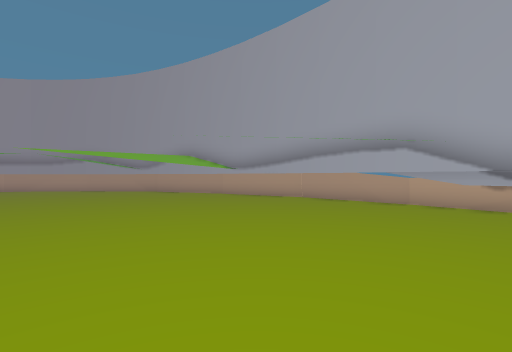
[1] (above)

17 first-person views from a walk through a scene from a Unity 3-D project. The camera is 1.2 m above the floor, looks level and sees 85° across. The floor is counted in squares, 2 m on a side. Each view is taken from the middle of a square. On the plan, view 1 faces up. The plan holds only what a view shows up to about 9 squares ahead; the rest is blank. The place goes on beyond the plan. Some animated figures are not drawn.

[2]
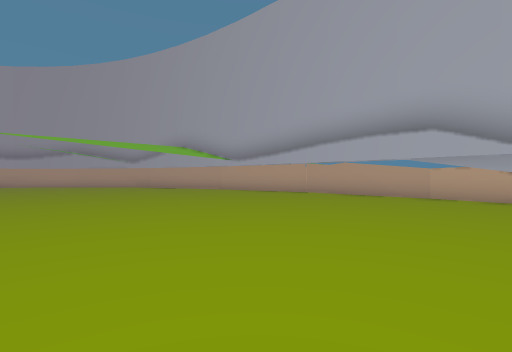

[3]
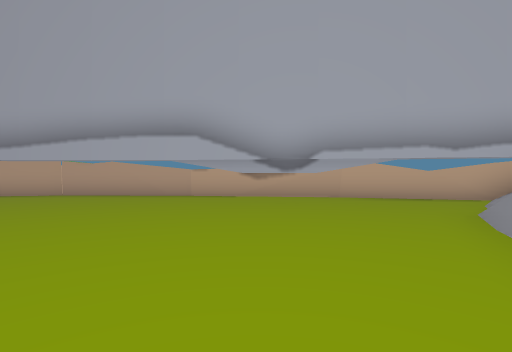

[4]
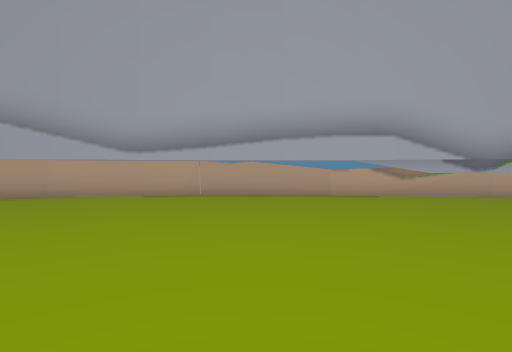

[5]
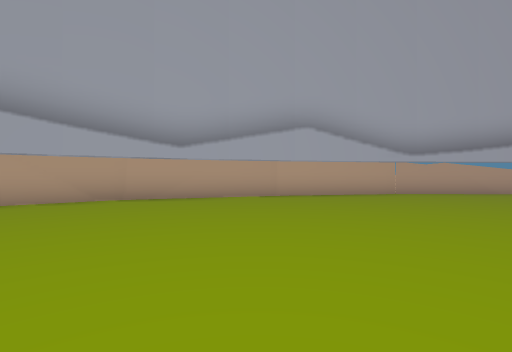

[6]
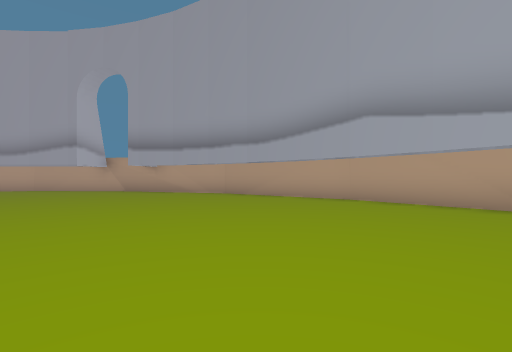

[7]
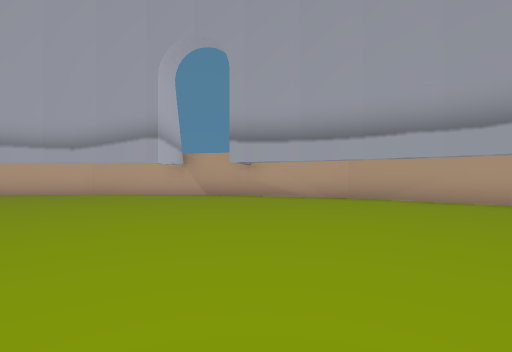

[8]
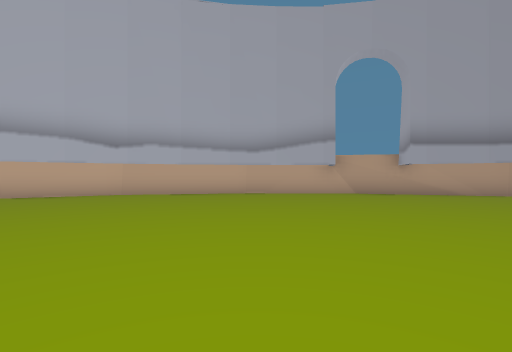

[9]
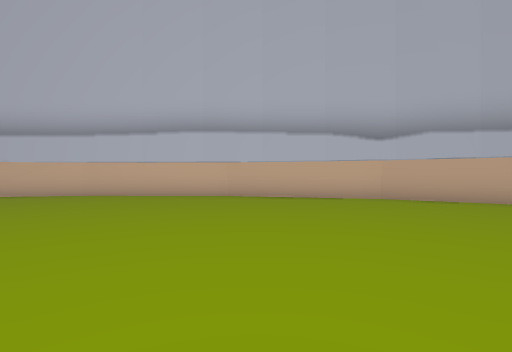

[10]
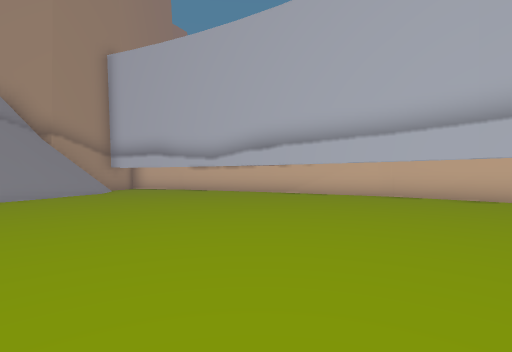

[11]
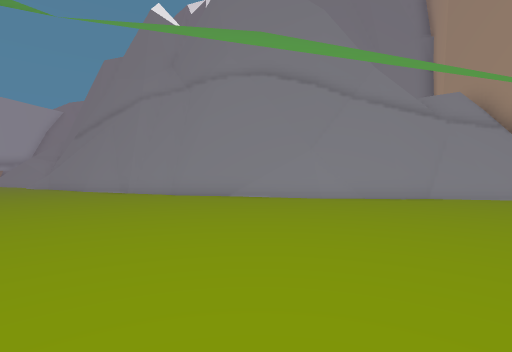

[12]
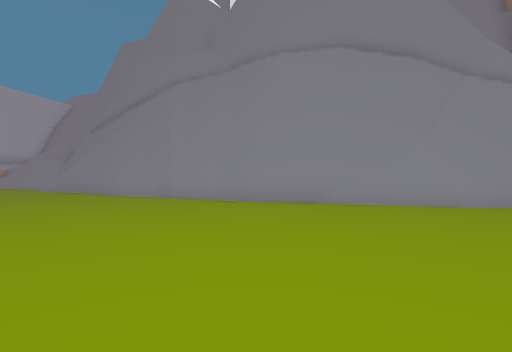

[13]
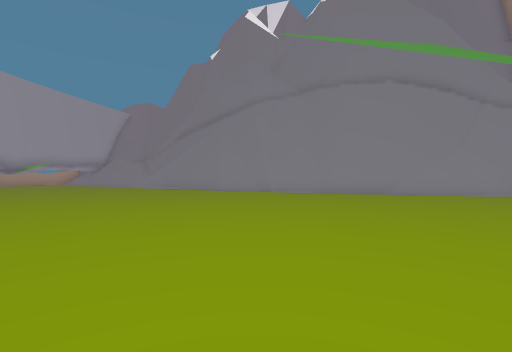

[14]
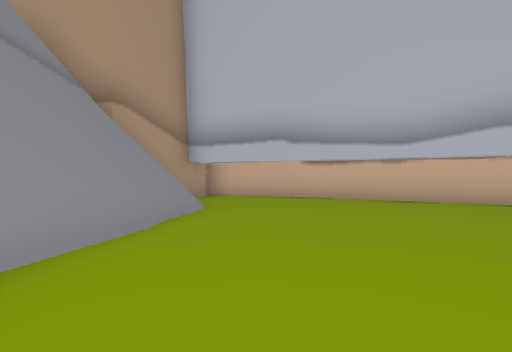

[15]
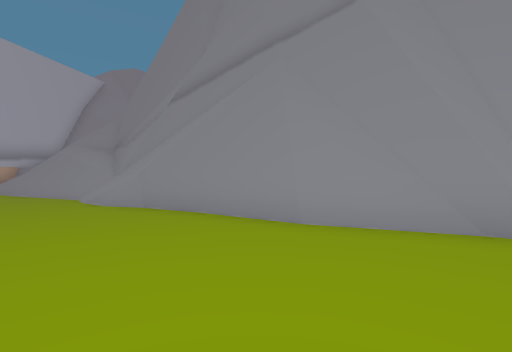

[16]
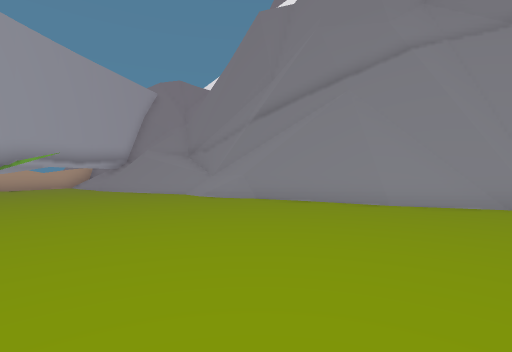

[17]
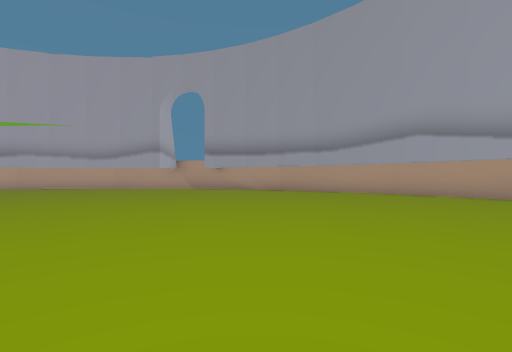

### Floor plan
Points are (right, up) in squares from view 1. A wall is a line through its corners. A room is listed if a view was taken in it or the views show most of it. See-through windows are left out.
Room 1 (views 1, 2, 3, 4, 5, 6, 7, 8, 9, 10, 11, 12, 13, 14, 15, 16, 17)
walls: (-7.6, -1.9) (-6.3, -1.6); (-7.5, -2.1) (-5.7, -1.7); (-9.2, -2.7) (-8.4, -2.7); (-7.1, -2.1) (-6.7, -1.9); (-6.5, -1.8) (-4.6, -1); (-8.7, -2.7) (-7.4, -2.2); (-6.1, -1.8) (-4.4, -1.1); (-4.9, -1) (-3, -0.7); (-4.7, -1.2) (-1.2, -0.5); (-4.5, -1.5) (-1.1, -0.7); (-11.3, -4) (-9, -2.5); (-11.6, -4.4) (-9, -2.8); (-12.7, -4.8) (-11.3, -4.1); (-1.5, -0.6) (0.2, -0.8); (-13, -5.2) (-12.6, -4.8); (-13.2, -5.2) (-12.7, -4.7); (-1.5, -0.9) (-0.3, -1); (-13.6, -5.2) (-13, -4.6) (-10.9, -3.8); (-0.8, -1.2) (0.5, -0.9) (2.5, -1.1); (-13.4, 15.1) (-17.9, 12.8); (-17.5, 13) (-20.1, 10.7); (-9.2, 15.7) (-13.7, 15.1); (-15.1, -6.8) (-14.8, -6.4); (-6.4, 15.4) (-9.3, 15.7); (-20.1, 10.6) (-22.3, 7.3) (-23.4, 3.1); (0.9, -1.2) (2.3, -1.3); (-5.3, 15.2) (-7.2, 15.5); (-15.1, -7.1) (-14.3, -6) (-12.8, -5.2); (-1.5, 13.5) (-5.5, 15.3); (-16.2, -7.4) (-15, -6.7); (-16.1, -7.6) (-15.1, -7); (-23.4, 3.2) (-23.5, -1); (1.9, 11.2) (-1.6, 13.5); (-16.6, -8.4) (-15.8, -7.7); (-16.8, -8.3) (-16, -7.5); (-23.5, -0.8) (-23, -3.4); (-17.3, -8.4) (-16.7, -8); (-16.6, -9.4) (-15.6, -8.4); (4.6, 8.3) (1.8, 11.3); (-22.8, -4.3) (-22.1, -7.8); (-22.5, -5.2) (-21.4, -9); (6, 3.5) (3.6, 6.6); (7.2, 4.8) (4.6, 8.5); (-21.5, -8.9) (-20.2, -11.4) (-19.4, -10.6) (-16.8, -9.6); (9.1, 1.3) (7.1, 4.9)
low walls: (-7.7, -2) (-7.1, -1.8); (-8.6, -2.4) (-7.5, -2); (-5.6, -1.3) (-4.9, -1); (-10.9, -3.6) (-9.3, -2.5) (-8.7, -2.5); (-3.2, -0.8) (-1.4, -0.3); (-1.6, -0.3) (-1, 0.1) (-0.6, 0.1); (-13.6, -5) (-13.1, -4.5) (-10.7, -3.5); (-1.2, -0.5) (1.2, -0.8); (-14.6, -5.9) (-13.4, -5.2); (-14.5, -6.1) (-13.2, -5.3); (-16.4, -7.3) (-15, -6.5); (-16.8, -7.9) (-16.2, -7.3); (-16.7, -8) (-16.1, -7.4); (-17.6, -8.1) (-16.8, -7.6); (-17.7, -8.1) (-16.8, -7.6); (-16.6, -9.2) (-15.8, -8.4); (-17, -9.1) (-16.6, -8.8)

Where each view was taken, in squares from view 1:
view 1: 0 up, 0 right, facing up
view 2: 1 up, 0 right, facing up
view 3: 1 up, 0 right, facing up-right
view 4: 4 up, 3 left, facing up-right
view 5: 8 up, 8 left, facing up-right
view 6: 9 up, 6 left, facing up-left
view 7: 8 up, 10 left, facing up-left
view 8: 4 up, 13 left, facing up-left
view 9: 4 up, 15 left, facing left
view 10: 2 up, 15 left, facing down-left
view 11: 2 up, 17 left, facing down-right
view 12: 2 up, 14 left, facing down-right
view 13: 6 up, 14 left, facing down-right
view 14: 4 down, 15 left, facing down-left
view 15: 2 up, 7 left, facing down-right
view 16: 5 up, 7 left, facing down-right
view 17: 6 up, 6 left, facing up-left
